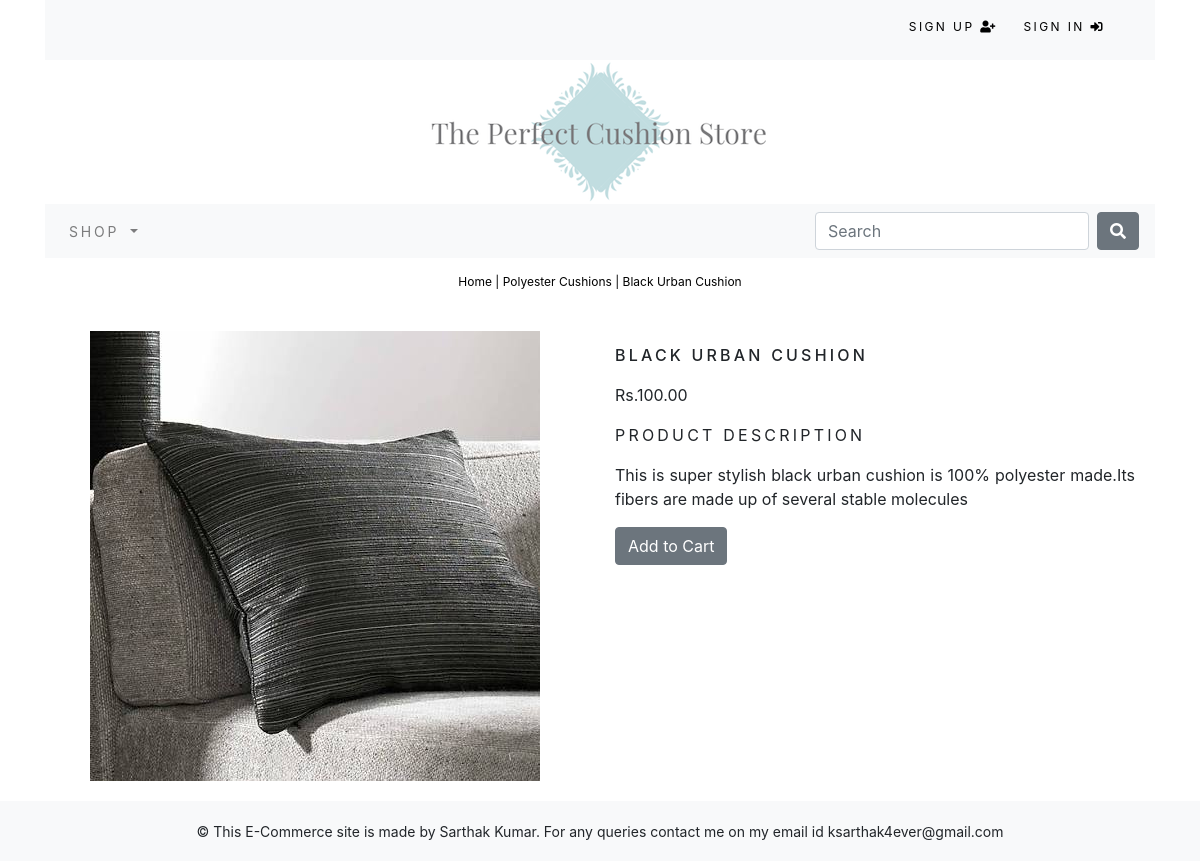
/polyester-cushions/black-urban-cushion/, run on the app's committed database.
### shop/models.py (models this page shows, shortened)
class Product(models.Model):
	name = models.CharField(max_length=250, unique=True)
	slug = models.SlugField(max_length=250, unique=True) #this will have the url path that the reciever requests on the browser
	description = models.TextField(blank=True)
	category = models.ForeignKey(Category, on_delete=models.CASCADE) #If the product is deleted then any reference of that product at the category model will be also deleted
	price = models.DecimalField(max_digits=10, decimal_places=2)
	image = models.ImageField(upload_to='product', blank=True)
	stock = models.IntegerField()
	available = models.BooleanField(default=True) #default=True because we want this option to be ticked on by default
	created = models.DateTimeField(auto_now=True)
	updated = models.DateTimeField(auto_now=True)
	class Meta:
		ordering = ('name',)
		verbose_name = 'product'
		verbose_name_plural = 'products'

class Category(models.Model):
	name = models.CharField(max_length=250,unique=True)
	slug = models.SlugField(max_length=250,unique=True) #this will have the url path that the reciever requests on the browser
	description = models.TextField(blank=True)
	image = models.ImageField(upload_to='category',blank=True) #blank=True tells that the field is not required to be filled in the forms online null=True which sets NULL on the column of our db
	class Meta:
		ordering = ('name',)
		verbose_name = 'category'
		verbose_name_plural = 'categories'
	def get_url(self):  #url tag will do the reverse operation and generate a url path, where as get_absolute_url should be defined in a model as this is to get url for a particular object.
		return reverse('shop:products_by_category', args=[self.slug]) #Given a url pattern, Django uses url() to pick the right view and generate a page. That is, url--> view name. But sometimes, like when redirecting, you need to go in the reverse direction and give Django the name of a view, and Django generates the appropriate url. In other words, view name --> url. That is, reverse() (it's the reverse of the url function).
	def __str__(self): #dunder(i.e double underscore) str method is used to make posts readable in the python shell where we acess the database
		return '{}'.format(self.name)

### shop/views.py (the view)
# urls.py: path('<slug:c_slug>/<slug:product_slug>/', views.ProdCatDetail, name='ProdCatDetail'), #view for product details
def ProdCatDetail(request, c_slug, product_slug): #used to show details of product
	try:
		product = Product.objects.get(category__slug=c_slug, slug=product_slug) #checking if product exists in category otherwise throwing exception
	except Exception as e:
		raise e
	return render(request, 'shop/product.html', {'product':product})

### cart/context_processors.py (called while the page is built)
def counter(request): #Used to display no. of items in cart from navbar
	item_count = 0
	if 'admin' in request.path:
		return{}
	else:
		try:
			cart = Cart.objects.filter(cart_id=_cart_id(request))
			cart_items = CartItem.objects.all().filter(cart=cart[:1])
			for cart_item in cart_items:
				item_count += cart_item.quantity
		except Cart.DoesNotExist:
			item_count = 0
	return dict(item_count = item_count)

### cart/views.py (called while the page is built)
def _cart_id(request): #checking if a session id has been created on the customer browser
	cart = request.session.session_key
	if not cart:
		cart = request.session.create()
	return cart

### shop/context_processors.py (called while the page is built)
def menu_links(request):
	links = Category.objects.all()
	return dict(links=links)

### shop/templates/shop/product.html (shortened to what this page needs)
{% extends "base.html" %}
{% load staticfiles %}
{% block content %}
	<div class="row my_prod_row_class">
		<div class="mx-auto">
			<p><a href="{% url 'shop:allProdCat' %}">Home</a> | <a href="{{ product.category.get_url }}">{{ product.category }}</a> | {{product.name}} </p>
		</div>
		<div class="container">
			<br>
			<div class="row">
				<div class="col-12 col-sm-12 col-md-12 col-lg-6 text-center">
					<div style="min-width: 18rem">
						<img src="{{product.image.url}}" alt="{{ product.name }}" >
					</div>
				</div>
				<div class="col-12 col-sm-12 col-md-12 col-lg-6">
					<div>
						<h1 class="my_prod_title">{{product.name}}</h1>
						<p>Rs.{{product.price}}</p>
						<p class="my_title"> Product Description </p>
						<p class="text-justify my_prod_text">{{product.description}}</p>
						{% if product.stock <= 0 %}
							<p class="text-justify my_prod_text"><b>Out of Stock</b></p>
						{% else %}
							<a class="btn btn-secondary" href="{% url 'cart:add_cart' product.id %}">Add to Cart</a>
						{% endif %}
					</div>
				</div>
			</div>
		</div>
	</div>
{% endblock %}

### static/css/custom.css (style rules this page uses)
body { font-family: 'Roboto', sans-serif; }
.my_title { font-size: 16px; text-transform: uppercase; letter-spacing: .2em; }
.my_prod_row_class { padding-top: 15px; padding-bottom: 20px; }
.my_prod_row_class .mx-auto p { color: #000; font-size: 12px; }
.my_prod_row_class .mx-auto p a { color: #000; font-size: 12px; text-decoration: none; }
.my_prod_title { font-size: 16px; text-transform: uppercase; letter-spacing: .2em; padding-top: 15px; padding-bottom: 10px; }
.my_prod_text { padding-right: 20px; }

### data on the page
Product: category "Polyester Cushions", name "Black Urban Cushion", image (picture), name "BLACK URBAN CUSHION", price "100.00", description "This is super stylish black urban cushion is 100% polyester made.Its fibers are made up of several stable molecules"
